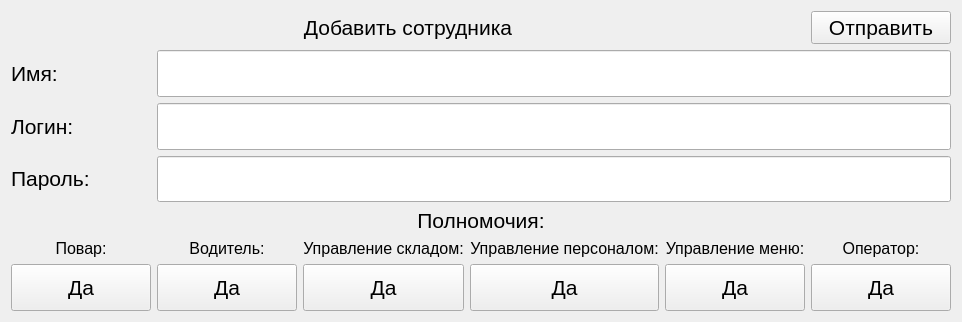
<?xml version="1.0" encoding="UTF-8"?>
<ui version="4.0">
 <class>EmployeeAdderWidget</class>
 <widget class="QWidget" name="EmployeeAdderWidget">
  <property name="geometry">
   <rect>
    <x>0</x>
    <y>0</y>
    <width>962</width>
    <height>322</height>
   </rect>
  </property>
  <property name="windowTitle">
   <string>Form</string>
  </property>
  <layout class="QGridLayout" name="gridLayout">
   <item row="3" column="1" colspan="5">
    <widget class="QLineEdit" name="loginEdit">
     <property name="sizePolicy">
      <sizepolicy hsizetype="Expanding" vsizetype="Expanding">
       <horstretch>0</horstretch>
       <verstretch>0</verstretch>
      </sizepolicy>
     </property>
     <property name="font">
      <font>
       <pointsize>16</pointsize>
      </font>
     </property>
    </widget>
   </item>
   <item row="3" column="0">
    <widget class="QLabel" name="label_3">
     <property name="text">
      <string>&lt;html&gt;&lt;head/&gt;&lt;body&gt;&lt;p&gt;&lt;span style=&quot; font-size:16pt;&quot;&gt;Логин:&lt;/span&gt;&lt;/p&gt;&lt;/body&gt;&lt;/html&gt;</string>
     </property>
    </widget>
   </item>
   <item row="6" column="5">
    <widget class="QLabel" name="label_10">
     <property name="font">
      <font>
       <pointsize>12</pointsize>
      </font>
     </property>
     <property name="text">
      <string>&lt;html&gt;&lt;head/&gt;&lt;body&gt;&lt;p align=&quot;center&quot;&gt;Оператор:&lt;/p&gt;&lt;/body&gt;&lt;/html&gt;</string>
     </property>
    </widget>
   </item>
   <item row="5" column="0" colspan="6">
    <widget class="QLabel" name="label_4">
     <property name="text">
      <string>&lt;html&gt;&lt;head/&gt;&lt;body&gt;&lt;p align=&quot;center&quot;&gt;&lt;span style=&quot; font-size:16pt;&quot;&gt;Полномочия:&lt;/span&gt;&lt;/p&gt;&lt;/body&gt;&lt;/html&gt;</string>
     </property>
    </widget>
   </item>
   <item row="7" column="1">
    <widget class="QPushButton" name="driverButton">
     <property name="sizePolicy">
      <sizepolicy hsizetype="Expanding" vsizetype="Expanding">
       <horstretch>0</horstretch>
       <verstretch>0</verstretch>
      </sizepolicy>
     </property>
     <property name="font">
      <font>
       <pointsize>16</pointsize>
      </font>
     </property>
     <property name="text">
      <string>Да</string>
     </property>
    </widget>
   </item>
   <item row="7" column="3">
    <widget class="QPushButton" name="personnelMgrButton">
     <property name="sizePolicy">
      <sizepolicy hsizetype="Expanding" vsizetype="Expanding">
       <horstretch>0</horstretch>
       <verstretch>0</verstretch>
      </sizepolicy>
     </property>
     <property name="font">
      <font>
       <pointsize>16</pointsize>
      </font>
     </property>
     <property name="text">
      <string>Да</string>
     </property>
    </widget>
   </item>
   <item row="2" column="0">
    <widget class="QLabel" name="label_2">
     <property name="text">
      <string>&lt;html&gt;&lt;head/&gt;&lt;body&gt;&lt;p&gt;&lt;span style=&quot; font-size:16pt;&quot;&gt;Имя:&lt;/span&gt;&lt;/p&gt;&lt;/body&gt;&lt;/html&gt;</string>
     </property>
    </widget>
   </item>
   <item row="6" column="2">
    <widget class="QLabel" name="label_7">
     <property name="font">
      <font>
       <pointsize>12</pointsize>
      </font>
     </property>
     <property name="text">
      <string>&lt;html&gt;&lt;head/&gt;&lt;body&gt;&lt;p align=&quot;center&quot;&gt;Управление складом:&lt;/p&gt;&lt;/body&gt;&lt;/html&gt;</string>
     </property>
    </widget>
   </item>
   <item row="6" column="3">
    <widget class="QLabel" name="label_8">
     <property name="font">
      <font>
       <pointsize>12</pointsize>
      </font>
     </property>
     <property name="text">
      <string>&lt;html&gt;&lt;head/&gt;&lt;body&gt;&lt;p align=&quot;center&quot;&gt;Управление персоналом:&lt;/p&gt;&lt;/body&gt;&lt;/html&gt;</string>
     </property>
    </widget>
   </item>
   <item row="7" column="4">
    <widget class="QPushButton" name="menuMgrButton">
     <property name="sizePolicy">
      <sizepolicy hsizetype="Expanding" vsizetype="Expanding">
       <horstretch>0</horstretch>
       <verstretch>0</verstretch>
      </sizepolicy>
     </property>
     <property name="font">
      <font>
       <pointsize>16</pointsize>
      </font>
     </property>
     <property name="text">
      <string>Да</string>
     </property>
    </widget>
   </item>
   <item row="6" column="4">
    <widget class="QLabel" name="label_9">
     <property name="font">
      <font>
       <pointsize>12</pointsize>
      </font>
     </property>
     <property name="text">
      <string>&lt;html&gt;&lt;head/&gt;&lt;body&gt;&lt;p align=&quot;center&quot;&gt;Управление меню:&lt;/p&gt;&lt;/body&gt;&lt;/html&gt;</string>
     </property>
    </widget>
   </item>
   <item row="6" column="0">
    <widget class="QLabel" name="label_5">
     <property name="font">
      <font>
       <pointsize>12</pointsize>
      </font>
     </property>
     <property name="text">
      <string>&lt;html&gt;&lt;head/&gt;&lt;body&gt;&lt;p align=&quot;center&quot;&gt;Повар:&lt;/p&gt;&lt;/body&gt;&lt;/html&gt;</string>
     </property>
    </widget>
   </item>
   <item row="2" column="1" colspan="5">
    <widget class="QLineEdit" name="nameEdit">
     <property name="sizePolicy">
      <sizepolicy hsizetype="Expanding" vsizetype="Expanding">
       <horstretch>0</horstretch>
       <verstretch>0</verstretch>
      </sizepolicy>
     </property>
     <property name="font">
      <font>
       <pointsize>16</pointsize>
      </font>
     </property>
    </widget>
   </item>
   <item row="1" column="0" colspan="5">
    <widget class="QLabel" name="label">
     <property name="text">
      <string>&lt;html&gt;&lt;head/&gt;&lt;body&gt;&lt;p align=&quot;center&quot;&gt;&lt;span style=&quot; font-size:16pt;&quot;&gt;Добавить сотрудника&lt;/span&gt;&lt;/p&gt;&lt;/body&gt;&lt;/html&gt;</string>
     </property>
    </widget>
   </item>
   <item row="7" column="2">
    <widget class="QPushButton" name="wrhMgrButton">
     <property name="sizePolicy">
      <sizepolicy hsizetype="Expanding" vsizetype="Expanding">
       <horstretch>0</horstretch>
       <verstretch>0</verstretch>
      </sizepolicy>
     </property>
     <property name="font">
      <font>
       <pointsize>16</pointsize>
      </font>
     </property>
     <property name="text">
      <string>Да</string>
     </property>
    </widget>
   </item>
   <item row="1" column="5">
    <widget class="QPushButton" name="sendButton">
     <property name="font">
      <font>
       <pointsize>16</pointsize>
      </font>
     </property>
     <property name="text">
      <string>Отправить</string>
     </property>
    </widget>
   </item>
   <item row="7" column="0">
    <widget class="QPushButton" name="cookButton">
     <property name="sizePolicy">
      <sizepolicy hsizetype="Expanding" vsizetype="Expanding">
       <horstretch>0</horstretch>
       <verstretch>0</verstretch>
      </sizepolicy>
     </property>
     <property name="font">
      <font>
       <pointsize>16</pointsize>
      </font>
     </property>
     <property name="text">
      <string>Да</string>
     </property>
    </widget>
   </item>
   <item row="6" column="1">
    <widget class="QLabel" name="label_6">
     <property name="font">
      <font>
       <pointsize>12</pointsize>
      </font>
     </property>
     <property name="text">
      <string>&lt;html&gt;&lt;head/&gt;&lt;body&gt;&lt;p align=&quot;center&quot;&gt;Водитель:&lt;/p&gt;&lt;/body&gt;&lt;/html&gt;</string>
     </property>
    </widget>
   </item>
   <item row="7" column="5">
    <widget class="QPushButton" name="operatorButton">
     <property name="sizePolicy">
      <sizepolicy hsizetype="Expanding" vsizetype="Expanding">
       <horstretch>0</horstretch>
       <verstretch>0</verstretch>
      </sizepolicy>
     </property>
     <property name="font">
      <font>
       <pointsize>16</pointsize>
      </font>
     </property>
     <property name="text">
      <string>Да</string>
     </property>
    </widget>
   </item>
   <item row="4" column="0">
    <widget class="QLabel" name="label_11">
     <property name="text">
      <string>&lt;html&gt;&lt;head/&gt;&lt;body&gt;&lt;p&gt;&lt;span style=&quot; font-size:16pt;&quot;&gt;Пароль:&lt;/span&gt;&lt;/p&gt;&lt;/body&gt;&lt;/html&gt;</string>
     </property>
    </widget>
   </item>
   <item row="4" column="1" colspan="5">
    <widget class="QLineEdit" name="passwordEdit">
     <property name="sizePolicy">
      <sizepolicy hsizetype="Expanding" vsizetype="Expanding">
       <horstretch>0</horstretch>
       <verstretch>0</verstretch>
      </sizepolicy>
     </property>
     <property name="echoMode">
      <enum>QLineEdit::Password</enum>
     </property>
    </widget>
   </item>
  </layout>
 </widget>
 <resources/>
 <connections/>
</ui>
